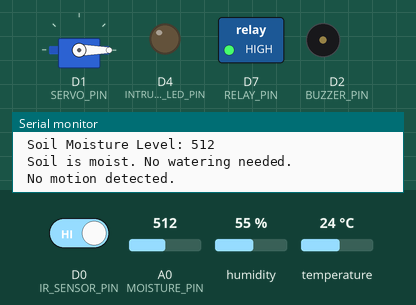
This sketch was run on a simulated ESP8266 (NodeMCU). Shown: servo, switched loads named in the sketch (green lamp = pin HIGH), output pins drawn as LEDs (lit = HIGH), buzzer (waves = sounding), the last lines printed to the serial monitor. The test bench sets the inputs (shaded band); at power-on: A0 (MOISTURE_PIN) = 512, D0 (IR_SENSOR_PIN) HIGH, humidity 55 %, temperature 24 °C. Pins used as bus, display or sensor lines are not drawn.

Above: at 2.2 s.
2.3 s: A0 (MOISTURE_PIN) set to 33
4.5 s: A0 (MOISTURE_PIN) set to 26
At 5.7 s:
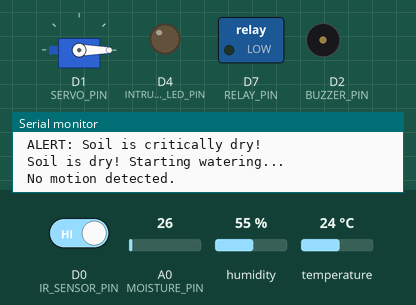
9.3 s: D0 (IR_SENSOR_PIN) driven LOW
At 12.0 s:
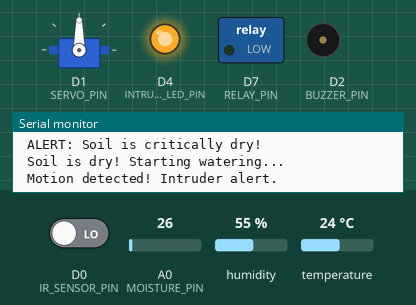
14.1 s: A0 (MOISTURE_PIN) set to 45
At 16.1 s:
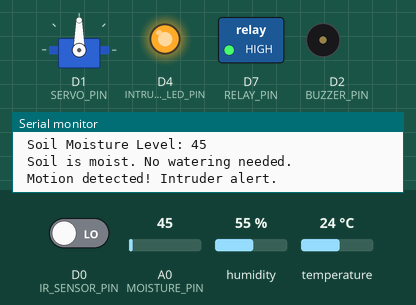
17.1 s: A0 (MOISTURE_PIN) set to 25
At 18.3 s:
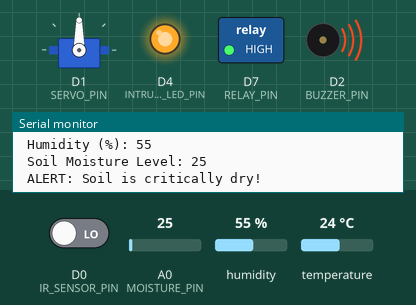
Timing chart, 0 to 25.6 s (numbered marks = the images above; inputs shaded):
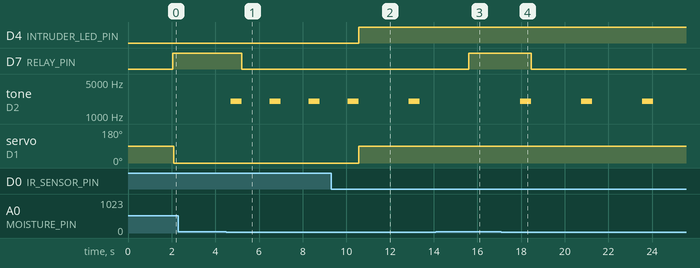

The sketch:

capstone_project_code.ino
```cpp
#include <DHT11.h>
#include <Servo.h>         // Servo library to control servo motor


#define DHTPIN D3               // DHT11 data pin connected to D3
#define MOISTURE_PIN A0         // Analog pin for moisture sensor
#define IR_SENSOR_PIN D0        // Digital pin for IR sensor

#define SERVO_PIN D1            // Servo motor connected to D1 pin
#define RELAY_PIN D7            // Relay module connected to D7
#define BUZZER_PIN D2           // Buzzer for alerts
#define INTRUDER_LED_PIN D4     // LED to turn ON when motion detected

// DHT11 setup
DHT11 dht(DHTPIN);
Servo myServo;

int moistureThreshold = 30;       // Moisture below this means dry
int criticalMoistureLevel = 30;   // Moisture below this is VERY dry
int tempWarningLevel = 35;         // Temperature above this is too hot

void setup() {
  Serial.begin(9600);
  myServo.attach(SERVO_PIN);

  pinMode(RELAY_PIN, OUTPUT);
  pinMode(BUZZER_PIN, OUTPUT);
  pinMode(INTRUDER_LED_PIN, OUTPUT);
  pinMode(MOISTURE_PIN, INPUT);

  delay(1000);
  Serial.println("NodeMCU ESP8266 - Plant Guardian System");
}

void loop() {
  int temperature = dht.readTemperature();
  int humidity = dht.readHumidity();
  int soilMoisture = analogRead(MOISTURE_PIN);
  int motionDetected = digitalRead(IR_SENSOR_PIN);  // LOW = motion

  // --- TEMP & HUMIDITY ---
  Serial.print(" Temperature (C): ");
  Serial.println(temperature);
  Serial.print(" Humidity (%): ");
  Serial.println(humidity);

  if (temperature > tempWarningLevel) {
    Serial.println(" WARNING: High temperature! ");
  }

  if (humidity < 30) {
    Serial.println(" WARNING: Low humidity! ");
  }

  // --- MOISTURE CHECK ---
  Serial.print(" Soil Moisture Level: ");
  Serial.println(soilMoisture);

  if (soilMoisture < criticalMoistureLevel) {
    Serial.println(" ALERT: Soil is critically dry!");
    tone(BUZZER_PIN, 2000);
    delay(500);
    noTone(BUZZER_PIN);
  }

  if (soilMoisture < moistureThreshold) {
    digitalWrite(RELAY_PIN, LOW);
    Serial.println(" Soil is dry! Starting watering...");
  } else {
    digitalWrite(RELAY_PIN, HIGH);
    Serial.println(" Soil is moist. No watering needed.");
  }

  // --- MOTION DETECTION ---
  if (motionDetected == LOW) {
    myServo.write(90);
    digitalWrite(BUZZER_PIN, HIGH);
    digitalWrite(INTRUDER_LED_PIN, HIGH);
    Serial.println(" Motion detected! Intruder alert.");
    delay(1000);
    digitalWrite(BUZZER_PIN, LOW);
  } else {
    myServo.write(0);
    digitalWrite(INTRUDER_LED_PIN, LOW);
    Serial.println(" No motion detected.");
  }

  delay(200);
}
```

Measured:
- the behaviour switches between 30 and 29 on A0 (MOISTURE_PIN) (found by bisection; images 0 and 1)
- after the input at 4.5 s, D7 (RELAY_PIN): HIGH → LOW after 0.71 s; tone on D2 (BUZZER_PIN): alternates 2000 Hz for 0.50 s and silent for 1.3 s, starting after 0.21 s
- after the input at 9.3 s, D4 (INTRUDER_LED_PIN): LOW → HIGH after 1.3 s; tone on D2 (BUZZER_PIN): silent → 2000 Hz after 3.6 s, → silent 0.50 s later; servo on D1 (SERVO_PIN): 0° → 90° after 1.3 s
- after the input at 14.1 s, D7 (RELAY_PIN): LOW → HIGH after 1.5 s; tone on D2 (BUZZER_PIN): stays silent (without the input it goes to 2000 Hz after 1.5 s)
- after the input at 17.1 s, D7 (RELAY_PIN): HIGH → LOW after 1.4 s; tone on D2 (BUZZER_PIN): alternates 2000 Hz for 0.50 s and silent for 2.3 s, starting after 0.87 s
